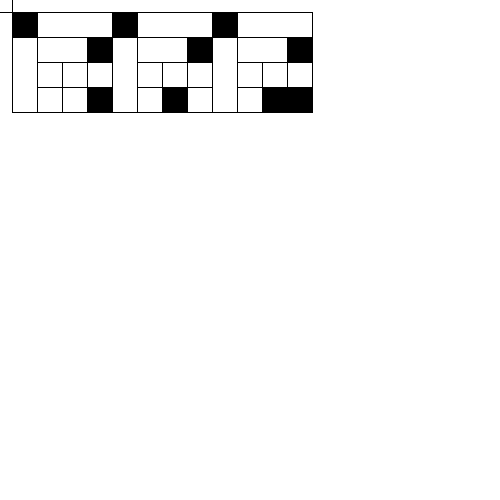
Frame 1 (no input)
Frame 60 (the mouse pressed at the canvas centre just before this capture): identical to frame 1, image omitted
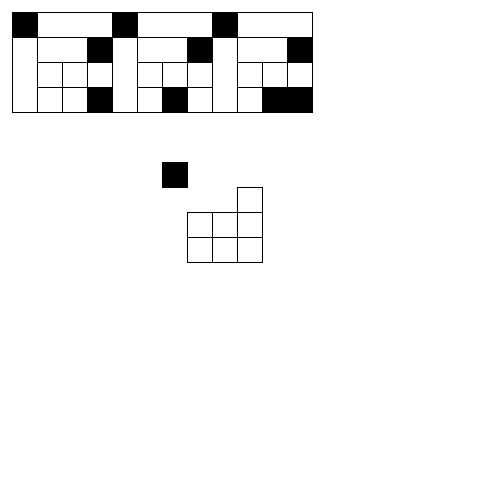
Frame 120 (the mouse held since frame 60 and released just before this capture)

The Processing sketch that drew these frames (run headless with seeded random() and noise(); from frame 60 on, the mouse is pressed at the canvas centre):

// Processing sketch: roctalrewrite
// ── roctalrewrite.pde
float x,y;
int side = 25;
char myChar = 'A';
int n = int(myChar);
int thisBit = 0;

void setup(){
 size(500,500); 
 rectMode(CENTER);
}

void draw(){
  background(255);
  drawCursor();
  writeChar(int('A'),4*side,4*side);
  writeChar(int('B'),8*side,4*side);
  writeChar(int('C'),12*side,4*side);

}



void drawCursor(){
  x = mouseX;
  y = mouseY;
  noFill();
  stroke(0);
  for(int digitIndex = 0;digitIndex < 7;digitIndex++){
    rect(x - side*(digitIndex%3),y - side*(digitIndex/3),side,side);
  }
  fill(0);
  rect(x - 3*side,y - 3*side,side,side);
  noFill();  
}


void writeChar(int myIntLocal,int xLocal,int yLocal){
  for(int digitIndex = 0;digitIndex < 7;digitIndex++){
    thisBit = (myIntLocal>>digitIndex)&1;
    if(thisBit ==1){
      fill(0);
    }
    else{
      noFill();
    }
    rect(xLocal - side*(digitIndex%3),yLocal - side*(digitIndex/3),side,side);
  }  
  fill(0);
  rect(xLocal - 3*side,yLocal - 3*side,side,side);
  noFill();  
  rect(xLocal - 1.5*side,yLocal - 1.5*side,4*side,4*side);
  rect(xLocal - 1*side,yLocal - 1*side,3*side,3*side);
}

void keyPressed(){
 myChar = key;
 n = int(myChar);
  
}
